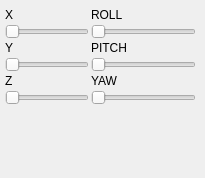
                   <widget class="QWidget" name="arm_interactive">
                    <attribute name="title">
                     <string>Markers</string>
                    </attribute>
                    <widget class="QWidget" name="formLayoutWidget_4">
                     <property name="geometry">
                      <rect>
                       <x>5</x>
                       <y>8</y>
                       <width>191</width>
                       <height>161</height>
                      </rect>
                     </property>
                     <layout class="QFormLayout" name="formLayout_5">
                      <property name="horizontalSpacing">
                       <number>2</number>
                      </property>
                      <property name="verticalSpacing">
                       <number>2</number>
                      </property>
                      <item row="0" column="0">
                       <widget class="QLabel" name="label_22">
                        <property name="text">
                         <string>X</string>
                        </property>
                       </widget>
                      </item>
                      <item row="1" column="0">
                       <widget class="QSlider" name="interactiveSpecSlider1">
                        <property name="orientation">
                         <enum>Qt::Horizontal</enum>
                        </property>
                       </widget>
                      </item>
                      <item row="2" column="0">
                       <widget class="QLabel" name="label_23">
                        <property name="text">
                         <string>Y</string>
                        </property>
                       </widget>
                      </item>
                      <item row="3" column="0">
                       <widget class="QSlider" name="interactiveSpecSlider2">
                        <property name="orientation">
                         <enum>Qt::Horizontal</enum>
                        </property>
                       </widget>
                      </item>
                      <item row="4" column="0">
                       <widget class="QLabel" name="label_24">
                        <property name="text">
                         <string>Z</string>
                        </property>
                       </widget>
                      </item>
                      <item row="5" column="0">
                       <widget class="QSlider" name="interactiveSpecSlider3">
                        <property name="orientation">
                         <enum>Qt::Horizontal</enum>
                        </property>
                       </widget>
                      </item>
                      <item row="0" column="1">
                       <widget class="QLabel" name="label_25">
                        <property name="text">
                         <string>ROLL</string>
                        </property>
                       </widget>
                      </item>
                      <item row="1" column="1">
                       <widget class="QSlider" name="interactiveSpecSlider4">
                        <property name="orientation">
                         <enum>Qt::Horizontal</enum>
                        </property>
                       </widget>
                      </item>
                      <item row="2" column="1">
                       <widget class="QLabel" name="label_26">
                        <property name="text">
                         <string>PITCH</string>
                        </property>
                       </widget>
                      </item>
                      <item row="3" column="1">
                       <widget class="QSlider" name="interactiveSpecSlider5">
                        <property name="orientation">
                         <enum>Qt::Horizontal</enum>
                        </property>
                       </widget>
                      </item>
                      <item row="4" column="1">
                       <widget class="QLabel" name="label_27">
                        <property name="text">
                         <string>YAW</string>
                        </property>
                       </widget>
                      </item>
                      <item row="5" column="1">
                       <widget class="QSlider" name="interactiveSpecSlider6">
                        <property name="orientation">
                         <enum>Qt::Horizontal</enum>
                        </property>
                       </widget>
                      </item>
                     </layout>
                    </widget>
                   </widget>
